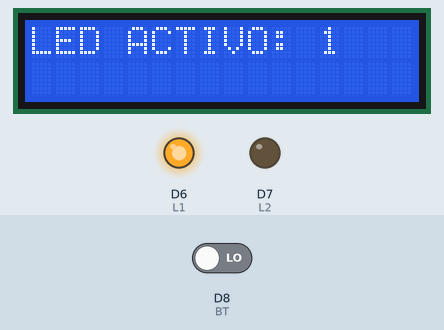
Simulated run of this sketch. Board: ESP8266 (NodeMCU). Shown: 16×2 character LCD, output pins drawn as LEDs (lit = HIGH). Inputs (shaded band) come from the test bench; at power-on: D8 (BT) LOW.

Above: at 1.2 s.
1.3 s: D8 (BT) driven HIGH
At 2.1 s:
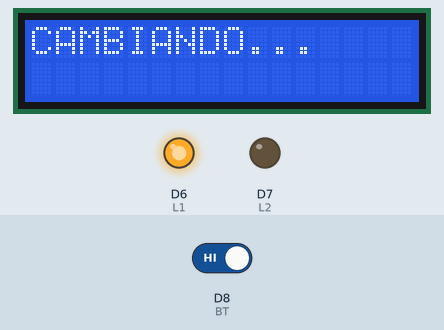
At 3.2 s:
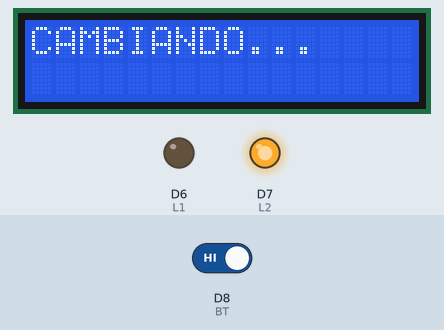
4.3 s: D8 (BT) driven LOW
At 5.8 s:
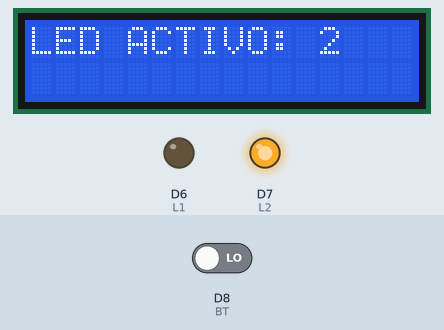
Timing chart, 0 to 7.3 s (numbered marks = the images above; inputs shaded):
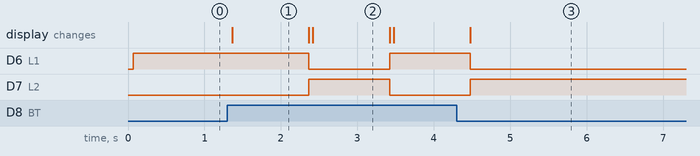

Measured:
- after the input at 1.3 s, D6 (L1): HIGH → LOW after 1.1 s, → HIGH 1.1 s later; D7 (L2): LOW → HIGH after 1.1 s, → LOW 1.1 s later; the display: changes after 0.06 s (image 1)
- after the input at 4.3 s, D6 (L1): goes on until 4.5 s, then stays LOW; D7 (L2): goes on until 4.5 s, then stays HIGH
- what the display in image 1 shows lasts 1.0 s, from 1.4 s to 2.4 s

The sketch:

LCD1.ino
```cpp
//Prueba 13 en NodeMCU
//LCD, LEDs y botón

#include<LiquidCrystal.h> //Header o librería para funciones lcd

#define RS D0 //Pin para selector de registro LCD (Pin 4)
#define EN D1 //Pin para habilitación LCD (Pin 6)
#define Q4 D2 //Pin para bit Q4 de la LCD (Pin 11)
#define Q5 D3 //Pin para bit Q5 de la LCD (Pin 12)
#define Q6 D4 //Pin para bit Q6 de la LCD (Pin 13)
#define Q7 D5 //Pin para bit Q7 de la LCD (Pin 14)
#define L1 D6 //Pin LED 1
#define L2 D7 //Pin LED 2
#define BT D8 //Pin para botón

LiquidCrystal lcd(RS,EN,Q4,Q5,Q6,Q7); //Creación de objeto lcd

void setup()
{
  lcd.begin(16,2); // Inicializamos LCD (C,F)
  pinMode(L1,OUTPUT);digitalWrite(L1,LOW);
  pinMode(L2,OUTPUT);digitalWrite(L2,LOW);
  pinMode(BT,INPUT);
  lcd.clear();//Limpiar pantalla del lcd
  lcd.home();//Colocar cursor de la lcd en posición inicial (C=0,F=0)
}

bool value=false;
int x=1,y=2;

void loop()
{
  do
  {
    lcd.clear();
    lcd.setCursor(0,0);//Colocar el cursor en Columna 0, Fila 0
    lcd.print("LED ACTIVO: " + String(x));//Imprimir mensaje en la lcd
    digitalWrite(L1,HIGH);digitalWrite(L2,LOW);
    value = digitalRead(BT);delay(50);
    if(value == true)
    {
      lcd.clear();lcd.print("CAMBIANDO...");delay(1000);
    }
  }while(value == false);

  do
  {
    lcd.clear();
    lcd.setCursor(0,0);//Colocar el cursor en Columna 0, Fila 0
    lcd.print("LED ACTIVO: " + String(y));//Imprimir mensaje en la lcd
    digitalWrite(L1,LOW);digitalWrite(L2,HIGH);
    value = digitalRead(BT);delay(50);
    if(value == true)
    {
      lcd.clear();lcd.print("CAMBIANDO...");delay(1000);
    }
  }while(value == false);
}//Llave de void loop()
```
